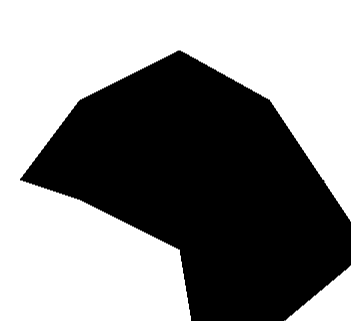

Python code for this plot:
# Polygon fill code adapted from:
# http://alienryderflex.com/polygon_fill/
# this code is pretty much ported as is found
# see polyFillOptimized for a shorter version of it

import svgwrite

d = svgwrite.Drawing(filename = "polyFill.svg", debug=True)
p = svgwrite.path.Path(style='fill:none;stroke:#000000;stroke-width:1px')
p.push('M')
polyX = [20.0, 80.0, 180.0, 270.0, 370.0, 250.0, 230.0, 200.0, 180.0, 80.0, 20.0];
polyY = [180.0, 100.0, 50.0, 100.0, 250.0, 350.0, 240.0, 370.0, 250.0, 200.0, 180.0]
nodes = 0

polyCorners = len(polyX)

#build a list of nodes
for a in range(500): #iterate over height of the coordinate system
    nodeX = []
    j = polyCorners -1;
    for i in range(polyCorners):
        if polyY[i] < float(a) and polyY[j] >= float(a) or polyY[j] < float(a) and polyY[i] >= float(a):
            nodeX.append(int(polyX[i] + (a - polyY[i]) / (polyY[j] - polyY[i]) * (polyX[j] - polyX[i])))
        
        j = i

    #sort the nodes
    i = 0
    while i < nodes - 1:
        if nodeX[i] > nodeX[i+1]:
            swap = nodeX[i]
            nodeX[i] = nodeX[i+1]
            if i > 0:
                i = i - 1

            else:
                i = i + 1

    for x in range(0, len(nodeX),2):
        #draw the line
        p.push(nodeX[x],a, nodeX[x+1],a)

p.push('Z')
d.add(p)
d.save()
